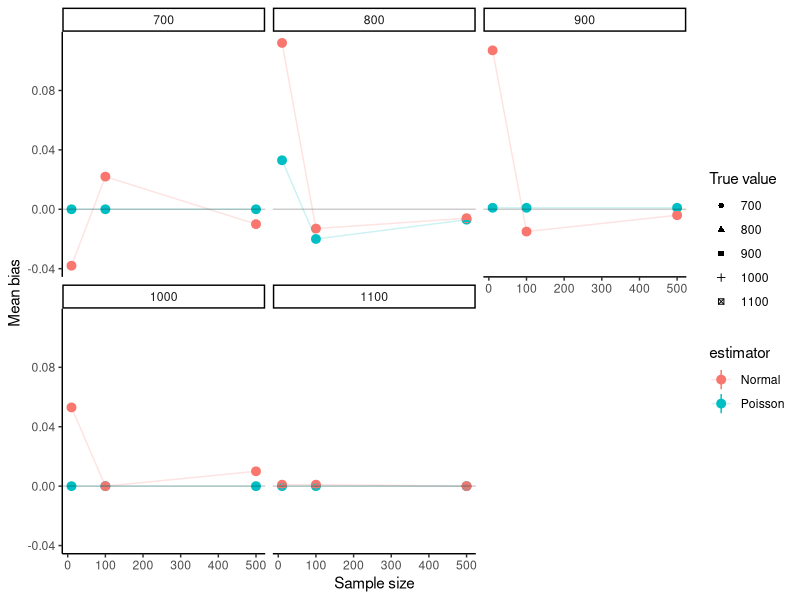
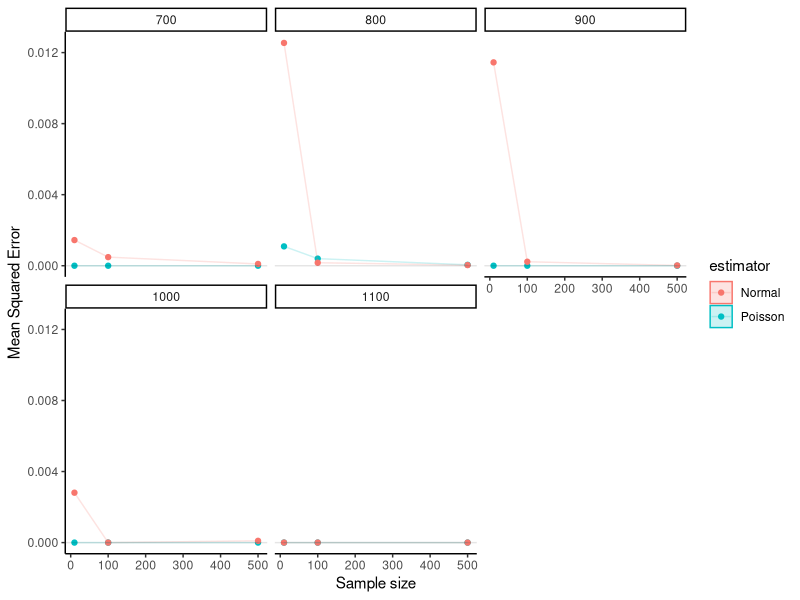
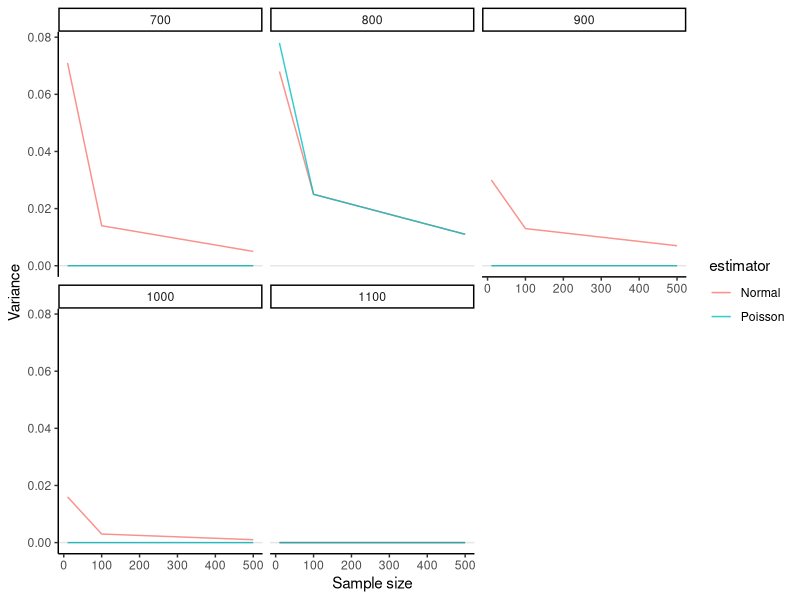

R code for these plots, in order:
## ---- chunk 1
knitr::opts_chunk$set(echo = TRUE)
## ---- chunk 2
set.seed(222)
library(data.table)
library(dplyr)
results <- rbindlist(lapply(c(10, 100, 500), function(n){
  rbindlist(lapply(c(700, 800, 900, 1000, 1100), function(param){
    x_pois <- round(rpois(n, param))
    x_norm <- round(rnorm(n, param, 100))
    
    #calculate lambda hat
    MLE_pois <- mean(x_pois)
    MLE_norm <- mean(x_norm)
    
    # #calculate ???? variance
    # var_pois <- sd(x_pois)^2
    # var_norm <- sd(x_norm)^2
    
    #calculate true probability at cutoff
    truePoisProb <- mean(x_pois < 805)
    trueNormProb <- mean(x_norm < 805)
    
    par_pois <- ppois(805, MLE_pois)
    par_norm <- pnorm(805, MLE_norm, 100)
    
    #calculate asymptotic variance 
    v_pois <- par_pois*(1-par_pois)/sqrt(n)
    v_norm <- par_norm*(1-par_norm)/sqrt(n)
    
    # Return estimates in data table
    data.table(n = c(n, n),
               estimator = factor(c("Poisson", "Normal")),
               param_mu = c(param, param),
               trueProb = c(truePoisProb, trueNormProb), 
               estimate = c(MLE_pois, MLE_norm),
               #variances = c(var_pois, var_norm),
               prob = c(par_pois, par_norm),
               asymptotic_var = c(v_pois, v_norm)
               )
  }))
  }))
options(scipen = 999)
results <- results %>%
  mutate_if(is.numeric, round, digits=3)
results
## ---- chunk 3
# Get results from simulation
bias_sim = results[, .(mean_bias = mean(prob - trueProb),
                           lower_bias = quantile(prob - trueProb, 0.025),
                           upper_bias = quantile(prob - trueProb, 0.975)),
by = c("n", "param_mu", "estimator")]

mse_sim <- results[, .(mean_mse = mean((prob - trueProb)^2),
                          lower_mse = quantile((prob - trueProb)^2, 0.025),
                          upper_mse = quantile((prob - trueProb)^2, 0.975)),
                      by = c("n", "param_mu", "estimator")]

estimator_var <- results[, .(var_est = asymptotic_var), 
                         by = c("n", "param_mu", "estimator")]
## ---- chunk 4
library(ggplot2)
library(dplyr)
# Plot of bias, facet by beta
bias_sim %>%
  ggplot(aes(x = n, y = mean_bias, color = estimator)) + 
  geom_pointrange(aes(ymin = lower_bias, ymax = upper_bias)) + geom_line(alpha = 0.2) +
  geom_point(aes(shape = factor(param_mu))) +
  geom_abline(slope = 0, intercept = 0, alpha = 0.2) + facet_wrap(~ param_mu) +
  scale_shape_discrete("True value") +
  labs(x = "Sample size", y = "Mean bias") +
  theme_classic()

# Plot of MSE, facet by beta
mse_sim %>%
  ggplot(aes(x = n, y = mean_mse, color = estimator)) +
  geom_ribbon(aes(ymin = lower_mse, ymax = upper_mse, fill = estimator, color = NULL),
              alpha = 0.2 )+
  geom_point() + geom_line(alpha = 0.2) +
  scale_shape_discrete("True value") +
  geom_abline(slope = 0, intercept = 0, alpha = 0.1) +
  facet_wrap(~ param_mu) +
  labs(x = "Sample size", y = "Mean Squared Error") +
  theme_classic()

# Plot of variance (similar to MSE???)
estimator_var %>%
  ggplot(aes(x = n, y = var_est, color = estimator)) +
  geom_line(alpha = 0.8) +
  # geom_ribbon(aes(ymin = lower_mse, ymax = upper_mse, fill = estimator, color = NULL),
  #             alpha = 0.2) + geom_point() + 
  geom_abline(slope = 0, intercept = 0, alpha = 0.1) +
  facet_wrap(~param_mu) +
  labs(x = "Sample size", y = "Variance") +
  theme_classic()
## ---- chunk 5
# set.seed(222)
# sim_results_hyp <- rbindlist(lapply(c(10, 100, 500), function(n){
#   rbindlist(lapply(c(700, 800, 900, 1000, 1100), function(param){
#     x_pois <- round(rpois(n, param))
#     x_norm <- round(rnorm(n, param, 100))
#     
#     # Same as before
#     MLE_pois <- mean(x_pois)
#     MLE_norm <- mean(x_norm)
#     truePoisProb <- mean(x_pois < 805)
#     trueNormProb <- mean(x_norm < 805)
#     par_pois <- ppois(805, MLE_pois)
#     par_norm <- pnorm(805, MLE_norm, 100)
#     v_pois <- par_pois*(1-par_pois)/sqrt(n)
#     v_norm <- par_norm*(1-par_norm)/sqrt(n)
#     
#     
#     data = data.table(trueProb = trueProb, x_pois = x_pois, x_norm = x_norm)
#     # Fit two models for LRT
#     null_model <- lm(trueProb ~ 0.5, data = data)
#     alt_mod_pois <- lm(y ~ 0 + x_pois, data = data)
#     alt_mod_norm <- lm(y ~ 0 + x_norm, data = data)
#     
#     # log likelihood approach reject
#     log_lik_pois <- 2*(abs(logLik(alt_mod_pois) - logLik(null_model))) > qchisq(0.95, df=1)
#     log_lik_norm <- 2*(abs(logLik(alt_mod_norm) - logLik(null_model))) > qchisq(0.95, df=1)
#     
#     # Return estimates in data table
#     data.table(n = c(n, n),
#                estimator = factor(c("Poisson", "Normal")),
#                likelihood = c(log_lik_pois, log_lik_norm),
#                param_mu = c(param, param),
#                trueProb = c(truePoisProb, trueNormProb), 
#                estimate = c(MLE_pois, MLE_norm),
#                prob = c(par_pois, par_norm),
#                asymptotic_var = c(v_pois, v_norm)
#                )
#   }))
#   }))
# options(scipen = 999)
# sim_results_hyp <- sim_results_hyp %>%
#   mutate_if(is.numeric, round, digits=3)
# sim_results_hyp
## ---- chunk 6
# set.seed(222)
# library(data.table)
# result <- rbindlist(lapply(c(10, 100, 500), function(n){
#   rbindlist(lapply(c(300, 330, 350), function(param){
#     x_pois <- rpois(n, param)
#     x_norm <- rnorm(n, param, 20)
#     
#     #calculate lambda hat
#     MLE_pois <- mean(x_pois)
#     MLE_norm <- mean(x_norm)
#     
#     #calculate analytic variance
#     var_pois <- sd(x_pois)^2
#     var_norm <- sd(x_norm)^2
#     
#     # Return estimates in data table
#     data.table(n = n, estimator = factor(c("Poisson", "Normal")), paramue = param,
#                estimate = c(MLE_pois, MLE_norm), variances = c(var_pois, var_norm))
#   }))
#   }))
# result
## ---- chunk 7
# # Get results from simulation
# bias_sim = result[, .(mean_bias = mean(estimate - paramue),
#                            lower_bias = quantile(estimate - paramue, 0.025),
#                            upper_bias = quantile(estimate - paramue, 0.975)),
# by = c("n", "paramue", "estimator")]
# 
# mse_sim <- result[, .(mean_mse = mean((estimate - paramue)^2),
#                           lower_mse = quantile((estimate - paramue)^2, 0.025),
#                           upper_mse = quantile((estimate - paramue)^2, 0.975)),
#                       by = c("n", "paramue", "estimator")]
# 
# estimator_var <- result[, .(var_est = var(estimate)), by = c("n", "paramue", "estimator")]
# 
# library(ggplot2)
# library(dplyr)
# # Plot of bias, facet by beta
# bias_sim %>%
#   ggplot(aes(x = n, y = mean_bias, color = estimator)) + 
#   geom_pointrange(aes(ymin = lower_bias, ymax = upper_bias)) + geom_line(alpha = 0.2) +
#   geom_point(aes(shape = factor(paramue))) +
#   geom_abline(slope = 0, intercept = 0, alpha = 0.2) + facet_wrap(~param_mu) +
#   scale_shape_discrete("True value") +
#   labs(x = "Sample size", y = "Mean bias") +
#   theme_classic()
## ---- chunk 8
# set.seed(222)
# x_boot <- sample(x_sim, size=10, replace = T)
# boot_MLE <- mean(x_boot)
# boot_MLE
# 
# set.seed(222)
# x_sim <- rpois(10, 327)
# x_MLE <- sum(x_sim)/10
# x_MLE
